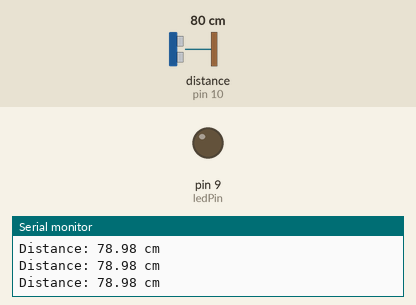
Simulated run of this sketch. Board: Arduino Uno, built with avr-gcc and run on an emulated ATmega328P. Shown: output pins drawn as LEDs (lit = HIGH), the last lines printed to the serial monitor. Wiring (inferred from the names in the program): ultrasonic range finder: trigger pin 11; echo pin 10. Inputs (shaded band) come from the test bench; at power-on: distance to the obstacle (sensor on pin 10) 80 cm. The echo pulse lasts 58.3 µs per cm; pins used as bus, display or sensor lines are not drawn.

Above: at 1.3 s.
1.4 s: distance to the obstacle (sensor on pin 10) set to 12 cm
2.9 s: distance to the obstacle (sensor on pin 10) set to 9 cm
At 3.3 s:
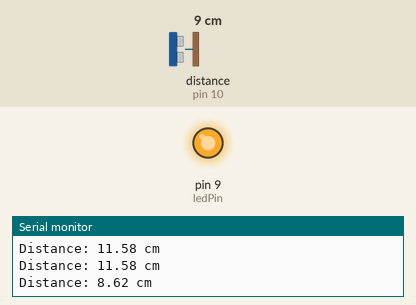
4.5 s: distance to the obstacle (sensor on pin 10) set to 18 cm
At 5.7 s:
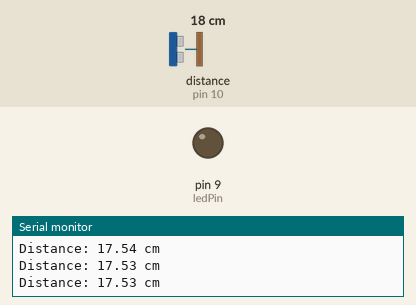
6.0 s: distance to the obstacle (sensor on pin 10) set to 2 cm
At 7.2 s:
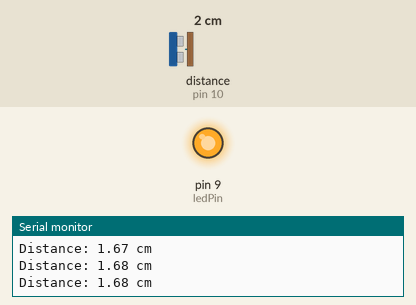
Timing chart, 0 to 8.5 s (numbered marks = the images above; inputs shaded):
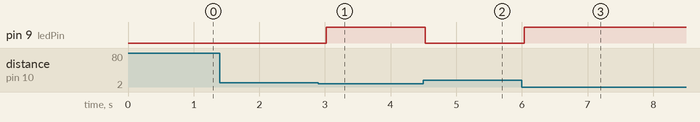

The sketch:

ultrasonic_led.ino
```cpp
const int ledPin = 9;  // Connect the passive buzzer to pin 9
const int trigPin = 11;   // Trigger pin of ultrasonic sensor
const int echoPin = 10;  // Echo pin of ultrasonic sensor

void setup() {
    Serial.begin(9600); // Start serial communication
    pinMode(ledPin, OUTPUT);
    pinMode(trigPin, OUTPUT);
    pinMode(echoPin, INPUT);
}

void loop() {
    digitalWrite(trigPin, LOW);
    delayMicroseconds(2);
    digitalWrite(trigPin, HIGH);
    delayMicroseconds(10);
    digitalWrite(trigPin, LOW);
    long duration = pulseIn(echoPin, HIGH); // Measure time for echo
    float distance = duration * 0.034 / 2; // Convert to distance (cm)

    if (distance < 10) {
      digitalWrite(ledPin, HIGH); // Turn LED on
    }
    else {
      digitalWrite(ledPin, LOW);  // Turn LED off
    }

    Serial.print("Distance: ");
    Serial.print(distance);
    Serial.println(" cm");

    delay(500); // Delay before next reading
}
```

Measured:
- the behaviour switches between 11 and 10 cm on distance to the obstacle (sensor on pin 10) (found by bisection; images 0 and 1)
- after the input at 2.9 s, pin 9 (ledPin): LOW → HIGH after 0.12 s
- after the input at 4.5 s, pin 9 (ledPin): HIGH → LOW at once
- after the input at 6.0 s, pin 9 (ledPin): LOW → HIGH at once
